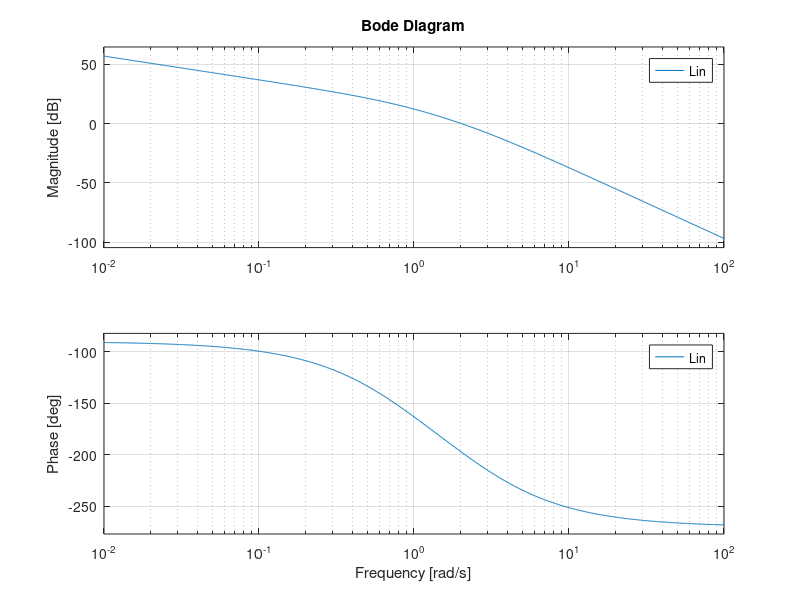

Reproduce this figure in MATLAB. (Note: this script raises an error after producing the figure.)
%lab problem 1

clear all
close all
clc

s=tf('s');

Gp = 25/(s^3+3.3*s^2+2*s);
[r,p,kp]=tfdata(Gp,'v')

%given 
Gs=1;
Ga=0.095;
Gr=1;
Dao=5.5*1e-3;
ap=2*1e-2;
as=1e-1;

wp=0.02;
ws=40;

%1
kd=1;
Gf=kd/Gs;

%2
rho_s2= 1.5*1e-1;
Ro=1;
kc_2= kd^2*Ro/(12.5*Ga*rho_s2)

%3
rho_s3= 1.5*1e-2;
Kc_3= Dao/(Ga*Gs*Gf*rho_s3)

%4
rho_s4= 5*1e-4;
rho_s5=rho_s4;

Ms_tf = 20*log10(rho_s5/ap)
wl= wp*10^(- Ms_tf/40);

wc_s = 2*wl

%5
Mt_tf= 20*log10(rho_s5*Gs/as)
wh= ws*10^(Ms_tf/40)

wc_t=wh/2

%transient req
shat = 10;
tr=3;
ts5=12;

%7

zeta=abs(log(shat))/(sqrt(pi^2+(log(shat))^2));
Tpmax= 1/(2*zeta*sqrt(1-zeta^2));
Spmax= 2*zeta*sqrt(2+4*zeta^2+2*sqrt(1+8*zeta^2))/(sqrt(1+8*zeta^2)+4*zeta^2-1);

%6
rho_tr= 1/sqrt(1-zeta^2)*(pi-acos(zeta))*sqrt(sqrt(1+4*zeta^4)-2*zeta^2);
wc_tr= rho_tr/tr

%7
rho_ts5= -log(5)/zeta*sqrt(sqrt(1+4*zeta^4)-2*zeta^2);
wc_ts5= rho_ts5/ts5

%
wc_min= max([wc_tr,wc_ts5,wc_s])
wc_max= wc_t

nu=0;
kcin=6;
Lin= kcin/s^nu *Gp*Gs*Gf*Ga;
[rl,pl]=tfdata(Lin,'v')

w_des= 1;
%new L
w_norm1= 1.8;
z=w_des/w_norm1
md=6;
Rl= (1+s/z)/(1+s/(md*z));
mi=10^(18.2/20);
Ri= 1/mi;
L= kcin/s^nu *Gp*Gs*Gf*Ga*Rl*Ri;

figure(1)
bode(Lin)

figure(2)
[num,den]= tfdata(Lin,'v')
nyquist1(num,den)

figure(3)
myngridst(Tpmax,Spmax)
hold on
nichols(Lin)
hold on
nichols(L)


%% now to check 
figure(6)
T= minreal(zpk(L/(L+1)));
S=minreal(zpk(1/(1+L)));
step(T*kd)
stepinfo(T*kd,"SettlingTimeThreshold",0.05)
figure(7)
bodemag(S)

figure(8)
bodemag(T)
